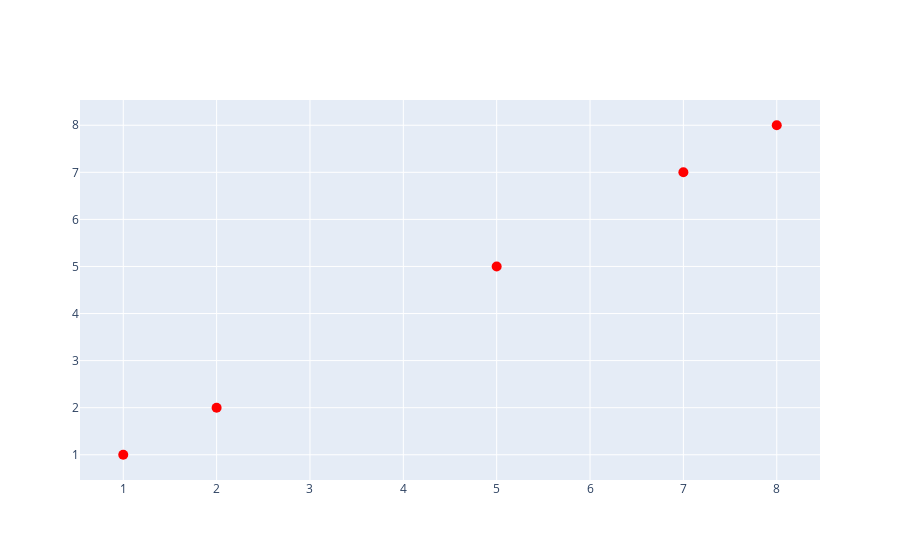

The code cell stored with this chart in its notebook:
### Code cell
vals = np.array([1,5,7,2,8])

data = [go.Scatter(x=vals, y=vals, mode='markers', marker=dict(color='red', symbol='circle', size=10))]
iplot(data)

### Figure 1 — Plotly figure (JSON) as saved in the notebook; plotly's stock layout.template omitted (floating-point values rounded to 4 significant figures)
{"data": [{"marker": {"color": "red", "size": 10, "symbol": "circle"}, "mode": "markers", "type": "scatter", "x": [1, 5, 7, 2, 8], "y": [1, 5, 7, 2, 8]}], "layout": {}}
